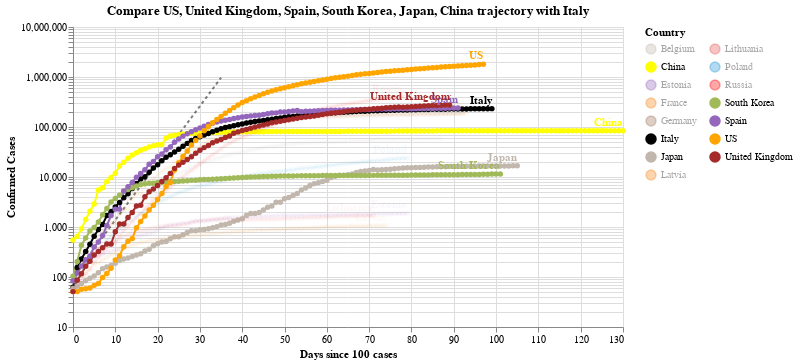

The notebook cell saved with this chart:
### Code cell
#hide_input
chart2 = make_since_chart(dff2, ['US', 'United Kingdom', 'Spain', 'South Korea', 'Japan', 'China'], baseline_countries)
chart2

### Figure 1 — Vega-Lite specification as saved in the notebook (floating-point values rounded to 4 significant figures; data arrays with more than 128 entries replaced by an {"elided": "..."} marker saying what was removed)
{"config": {"view": {"continuousWidth": 400, "continuousHeight": 300}}, "layer": [{"data": {"name": "data-628230001892d6798b50651be41d1b3e"}, "mark": {"type": "line", "color": "black", "opacity": 0.5, "strokeDash": [3, 3]}, "encoding": {"x": {"type": "quantitative", "field": "Days since 100 cases"}, "y": {"type": "quantitative", "field": "Confirmed Cases"}}}, {"data": {"name": "data-6a7443ff9da9454cacd4e482d2511f37"}, "mark": {"type": "line", "point": true}, "encoding": {"color": {"type": "nominal", "field": "Country", "legend": {"columns": 2}, "scale": {"domain": ["Belgium", "China", "Estonia", "France", "Germany", "Italy", "Japan", "Latvia", "Lithuania", "Poland", "Russia", "South Korea", "Spain", "US", "United Kingdom"], "range": ["#C1B7AD", "yellow", "#9467bd", "#F58518", "#9D755D", "black", "#C1B7AD", "#F58518", "#E45756", "#2495D3", "red", "#A1BA59", "#9467bd", "orange", "brown"]}}, "opacity": {"condition": {"value": 1, "selection": "selector006"}, "value": 0.05}, "tooltip": [{"type": "nominal", "field": "Country"}, {"type": "temporal", "field": "Date"}, {"type": "quantitative", "field": "Confirmed Cases"}, {"type": "quantitative", "field": "Days since 100 cases"}], "x": {"type": "quantitative", "field": "Days since 100 cases"}, "y": {"type": "quantitative", "field": "Confirmed Cases", "scale": {"type": "log"}}}, "selection": {"selector006": {"type": "multi", "fields": ["Country"], "bind": "legend", "init": [{"Country": "US"}, {"Country": "United Kingdom"}, {"Country": "Spain"}, {"Country": "South Korea"}, {"Country": "Japan"}, {"Country": "China"}, {"Country": "Italy"}]}}, "width": 550}, {"data": {"name": "data-6a7443ff9da9454cacd4e482d2511f37"}, "mark": {"type": "text", "align": "right", "dy": -8, "fontWeight": "bold"}, "encoding": {"color": {"type": "nominal", "field": "Country", "legend": {"columns": 2}, "scale": {"domain": ["Belgium", "China", "Estonia", "France", "Germany", "Italy", "Japan", "Latvia", "Lithuania", "Poland", "Russia", "South Korea", "Spain", "US", "United Kingdom"], "range": ["#C1B7AD", "yellow", "#9467bd", "#F58518", "#9D755D", "black", "#C1B7AD", "#F58518", "#E45756", "#2495D3", "red", "#A1BA59", "#9467bd", "orange", "brown"]}}, "opacity": {"condition": {"value": 1, "selection": "selector006"}, "value": 0.05}, "text": {"type": "nominal", "field": "Country"}, "tooltip": [{"type": "nominal", "field": "Country"}, {"type": "temporal", "field": "Date"}, {"type": "quantitative", "field": "Confirmed Cases"}, {"type": "quantitative", "field": "Days since 100 cases"}], "x": {"type": "quantitative", "field": "Days since 100 cases"}, "y": {"type": "quantitative", "field": "Confirmed Cases", "scale": {"type": "log"}}}, "transform": [{"filter": "(datum['Date'] >= 1590883200000)"}], "width": 550}], "title": "Compare US, United Kingdom, Spain, South Korea, Japan, China trajectory with Italy", "$schema": "https://vega.github.io/schema/vega-lite/v4.0.2.json", "datasets": {"data-628230001892d6798b50651be41d1b3e": [{"Days since 100 cases": 0, "Confirmed Cases": 100.0}, {"Days since 100 cases": 1, "Confirmed Cases": 130.0}, {"Days since 100 cases": 2, "Confirmed Cases": 169.0}, {"Days since 100 cases": 3, "Confirmed Cases": 219.7}, {"Days since 100 cases": 4, "Confirmed Cases": 285.6}, {"Days since 100 cases": 5, "Confirmed Cases": 371.3}, {"Days since 100 cases": 6, "Confirmed Cases": 482.7}, {"Days since 100 cases": 7, "Confirmed Cases": 627.5}, {"Days since 100 cases": 8, "Confirmed Cases": 815.7}, {"Days since 100 cases": 9, "Confirmed Cases": 1060.0}, {"Days since 100 cases": 10, "Confirmed Cases": 1379.0}, {"Days since 100 cases": 11, "Confirmed Cases": 1792.0}, {"Days since 100 cases": 12, "Confirmed Cases": 2330.0}, {"Days since 100 cases": 13, "Confirmed Cases": 3029.0}, {"Days since 100 cases": 14, "Confirmed Cases": 3937.0}, {"Days since 100 cases": 15, "Confirmed Cases": 5119.0}, {"Days since 100 cases": 16, "Confirmed Cases": 6654.0}, {"Days since 100 cases": 17, "Confirmed Cases": 8650.0}, {"Days since 100 cases": 18, "Confirmed Cases": 11250.0}, {"Days since 100 cases": 19, "Confirmed Cases": 14620.0}, {"Days since 100 cases": 20, "Confirmed Cases": 19000.0}, {"Days since 100 cases": 21, "Confirmed Cases": 24710.0}, {"Days since 100 cases": 22, "Confirmed Cases": 32120.0}, {"Days since 100 cases": 23, "Confirmed Cases": 41750.0}, {"Days since 100 cases": 24, "Confirmed Cases": 54280.0}, {"Days since 100 cases": 25, "Confirmed Cases": 70560.0}, {"Days since 100 cases": 26, "Confirmed Cases": 91730.0}, {"Days since 100 cases": 27, "Confirmed Cases": 119300.0}, {"Days since 100 cases": 28, "Confirmed Cases": 155000.0}, {"Days since 100 cases": 29, "Confirmed Cases": 201500.0}, {"Days since 100 cases": 30, "Confirmed Cases": 262000.0}, {"Days since 100 cases": 31, "Confirmed Cases": 340600.0}, {"Days since 100 cases": 32, "Confirmed Cases": 442800.0}, {"Days since 100 cases": 33, "Confirmed Cases": 575600.0}, {"Days since 100 cases": 34, "Confirmed Cases": 748300.0}, {"Days since 100 cases": 35, "Confirmed Cases": 972800.0}], "data-6a7443ff9da9454cacd4e482d2511f37": {"elided": "1380 records"}}}
